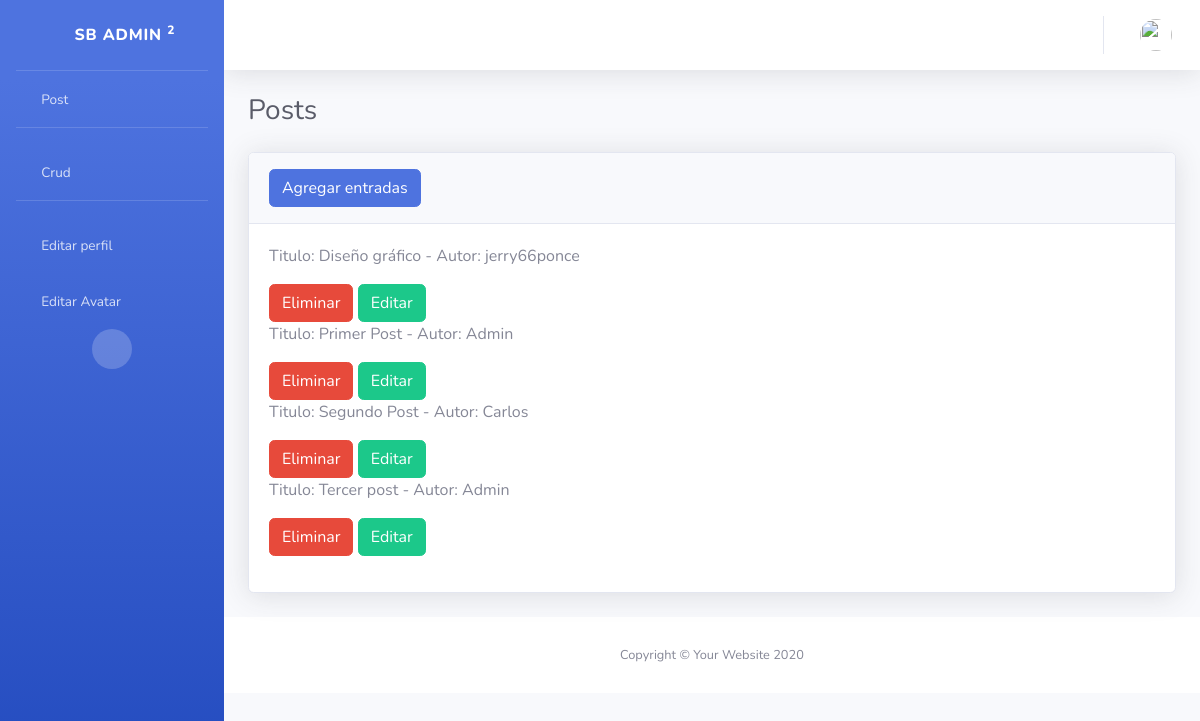
The page /leerEntradas on the database its author committed.
### coder/models.py (models this page shows)
class Post(models.Model):
    titulo = models.CharField(max_length=100)
    subtitulo = models.CharField(max_length=100)
    cuerpo = RichTextField(verbose_name="Contenido")
    autor = models.ForeignKey(User, on_delete=models.CASCADE)
    fecha = models.DateField()
    imagen = models.URLField(default="Pega el link de una imagen")
    slug = models.SlugField(max_length=200, unique=True)
    def __str__(self):
        return f"Titulo: {self.titulo} - Autor: {self.autor}"
    class Meta:
        verbose_name = "Post"  # traduce el nombre de la app
        verbose_name_plural = "posts"  # traduce el nombre de la app

### coder/views.py (the view)
# urls.py: path("leerEntradas", leerEntradas, name="LeerEntradas"),
def leerEntradas(request):
    avatares = Avatar.objects.filter(user=request.user.id)
    url_avatar = None
    if avatares.exists():
        url_avatar = avatares[0].imagen.url
    entradas = Post.objects.all()  # trae todas las entradas
    contexto = {
        "entradas": entradas,
        "url": url_avatar,
    }  # el contexto sirve para imprimir las entradas
    return render(request, "coder/crud.html", contexto)

### coder/templates/coder/crud.html
{%extends 'coder/base2.html'%}
{% block content %}
<h1 class="h3 mb-4 text-gray-800">Posts</h1>
<div class="card shadow mb-4">
    <div class="card-header py-3">
        <a class="btn btn-primary" href="{% url 'fields' %}">Agregar entradas</a>
    </div>
    <div class="card-body">
        <div class="table-responsive">
            <table class="table table-bordered" id="dataTable" width="100%" cellspacing="0">
                {%for p in entradas%}
                <div class="estilizar">
                    <div class="contenido">
                        <p>{{p}}</p>
                    </div>
                    <div class="botones">
                        <a  class="btn btn-danger" href="{% url 'EliminarEntradas' p.titulo %}">Eliminar</a>
                        <a  class="btn btn-success" href="{% url 'EditarEntradas' p.titulo %}">Editar</a>
                    </div>
                </div>
                {%endfor%}
            </table>
        </div>
    </div>
</div>
{% endblock %}

### rows shown on the page
Post: titulo+autor "Titulo: Diseño gráfico - Autor: jerry66ponce"
Post: titulo+autor "Titulo: Primer Post - Autor: Admin"
Post: titulo+autor "Titulo: Segundo Post - Autor: Carlos"
Post: titulo+autor "Titulo: Tercer post - Autor: Admin"
